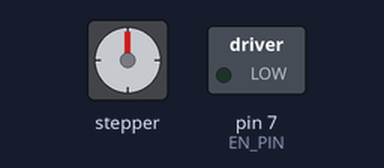
A sketch run on a simulated Arduino Uno, built with avr-gcc and run on an emulated ATmega328P. On the bench: stepper motor, switched loads named in the sketch (green lamp = pin HIGH). Stepper angles assume 1600 steps per turn.

Above: at 3.05 s.
At 4.2 s:
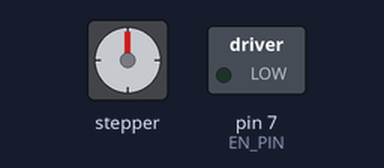
At 5.35 s:
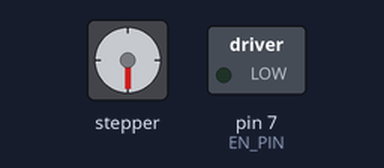
At 7.65 s:
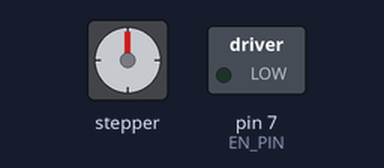
Timing chart, 0 to 9.1 s (numbered marks = the images above):
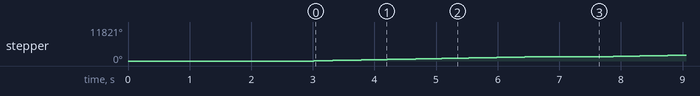

Measured:
- by itself, stepper: turns 1440° clockwise in 3.5 s, repeating every 4.7 s

The sketch:

motorAccel.ino
```cpp
#include <AccelStepper.h>

// Hardware pins
#define STEP_PIN 9
#define DIR_PIN 8
#define EN_PIN 7

AccelStepper stepper(AccelStepper::DRIVER, STEP_PIN, DIR_PIN);
// Motor constants
const int STEPS_PER_REV = 1600;
const int half_rev = 800;

// Test Parameters
float current_acceleration = 40000.0f;
float max_test_acceleration = 66000.0f;
float acceleration_increment = 1000.0f;
// Set a high speed limit so we are limited by acceleration, not top speed setting
float speed_limit_for_test = 500000.0f;

void setup() {

  pinMode(EN_PIN, OUTPUT);
  digitalWrite(EN_PIN, LOW); // Enable motor (Active LOW)

  // Set the speed limit once, high enough to not be the bottleneck
  stepper.setMaxSpeed(speed_limit_for_test);

  delay(3000);
}

void loop() {
  if (current_acceleration <= max_test_acceleration) {

    stepper.setAcceleration(current_acceleration);

    // Perform 8 repetitions for the current acceleration
    for(int i = 0; i < 8; i++) {
      stepper.move(half_rev);
      while (stepper.distanceToGo() != 0) {
        stepper.run();
      }
      delay(100);
    }

    // 1 second break between accel values for easier manual accounting
    delay(1000);

    current_acceleration += acceleration_increment;
  } else {
    // disable motor and stop test
    digitalWrite(EN_PIN, HIGH);
    while (true);
  }
}
```
